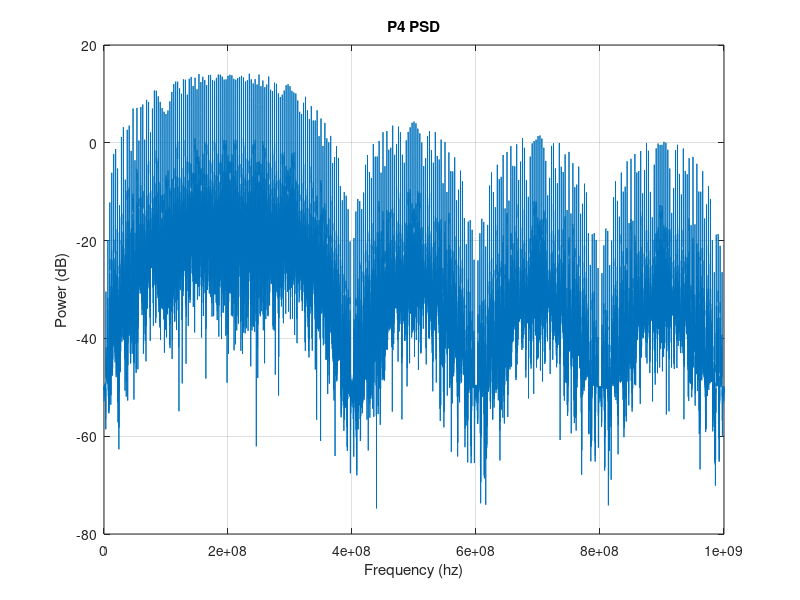
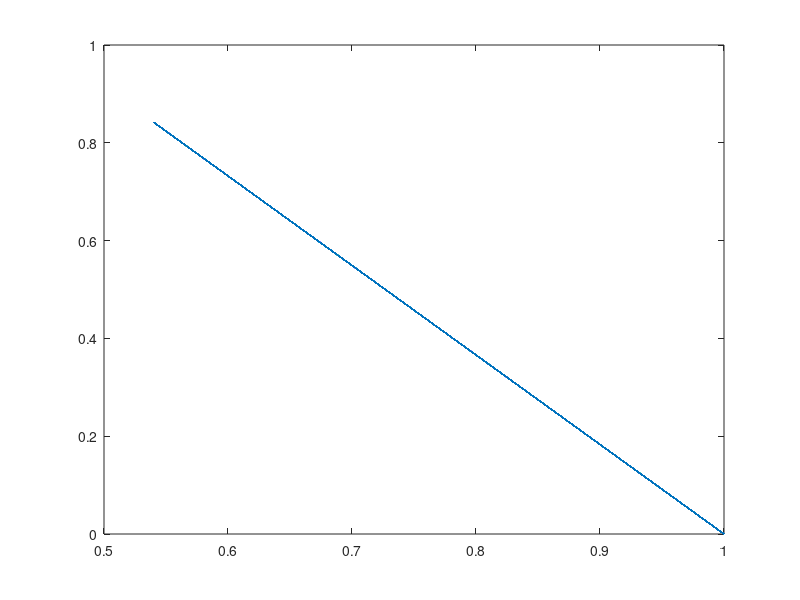
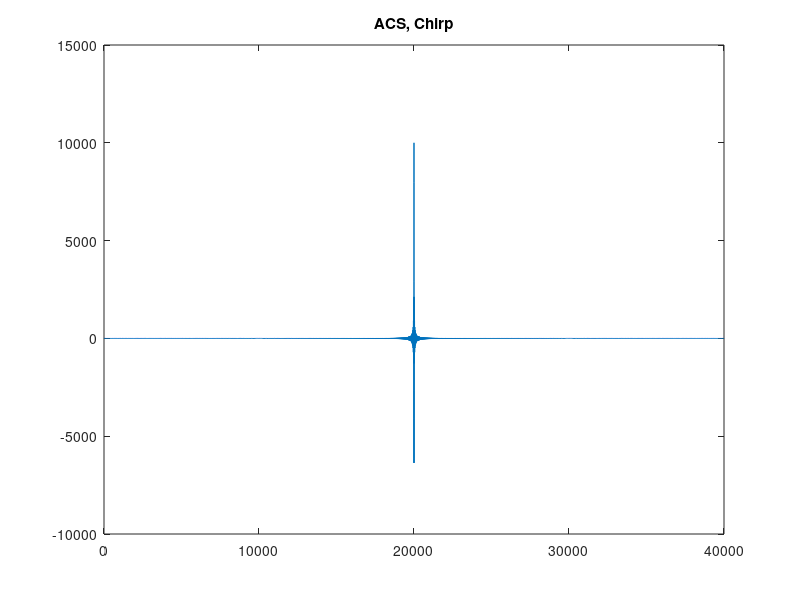
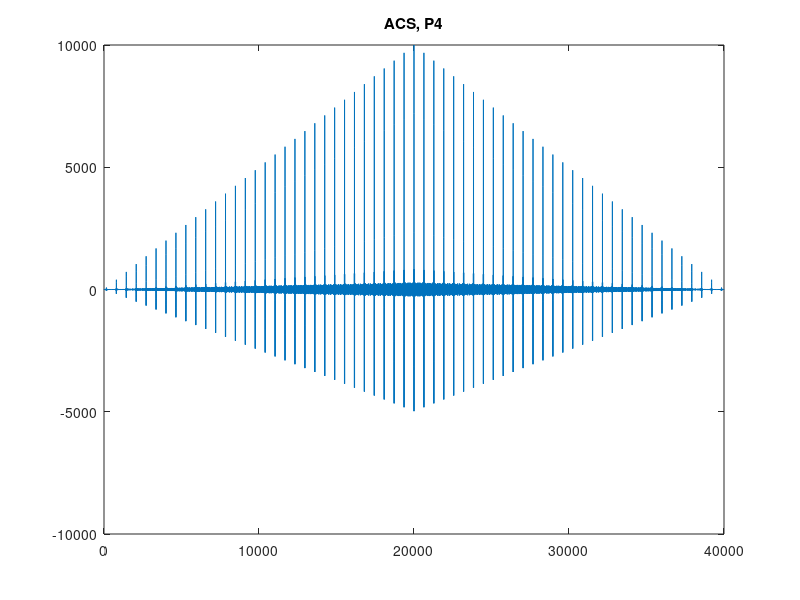

MATLAB code to generate these figures, in order:
% EECS725 Project

clear;
close all;

% Universal constants
c         = 3e8;       % speed of light (m/s)

% Problem constraints
f_start   = 100e6;      % chirp start frequency (hz)
f_end     = 300e6;      % chirp end frequency (hz)
tau       = 10e-6;      % chirp duration (s)
A_t1      = 0.1;        % amplitude of return, target 1
A_t2      = 1.0;        % amplitude of return, target 2
A_t3      = 0.25;       % amplitude of return, target 3
d_t1      = 25;         % delay of return, target 1 (ns)
d_t2      = 150;        % delay of return, target 2 (ns)
d_t3      = 160;        % delay of return, target 3 (ns)
rho       = 64;         % pulse compression ratio

%% Start simulation

% Derived parameters
bw        = f_end - f_start; % bandwidth (hz)
t_b       = 1 / bw;          % chip period (s)
fc        = (f_start + f_end) / 2; % center (carrier) frequency for P4 (hz)

% Simulation parameters
f_samp    = 10;               % samples/chip
t_samp    = t_b / f_samp;    % simulation sampling period (s)

% Generate chirp burst
k = (f_end-f_start) / tau; % chirp rate (hz/s)

t_burst = linspace(0,tau,(tau/t_samp)-1);
s       = cos( 2*pi*(f_start.*t_burst + 0.5*k.*(t_burst.^2)) )';

% Get PSD of chirp
[Pss,w] = periodogram(s); %,ones(8192,1),8192);
f_plot  = w / (2*pi*t_samp);

% Get autocorrelation of chirp
%xc_lfm = xcorr2(s,9000);
xc_lfm = xcorr(s);

% Generate P4 signal (baseband phases)
theta = zeros(rho,1);
theta_abs(1) = 0;
for i=2:rho+1
    theta_abs(i) = pi * ( (((i-1)^2)/rho) - (i-1) );
theta(i-1) = theta_abs(i-1); % - theta_abs(i-1); 
%    theta(i) = 2*pi*i/rho;
end

% Generate P4 signal (passband signal)
s_p4 = zeros(length(t_burst),1);
pn = sign(rand-0.5);
for i=1:length(t_burst)
ss(i) = mod(floor(i/f_samp),rho)+1;
if(i > 1)
    if(ss(i) ~= ss(i-1))
        pn = sign(rand-0.5);
    end
end
%    s_p4_lp(i) = exp( j * theta(mod(floor(i/f_samp),rho)+1) );
%s_p4_lp(i) = 1; % DC test signal
s_p4_lp(i) = exp( j * ((pn+1)/2) );
%    s_p4(i) = real( s_p4_lp(i) * exp( j*2*pi*fc*(i-1)*t_samp ) );
%s_p4(i) = cos( 2*pi*fc*(i-1)*t_samp + (pi*((pn+1)/2)) );
s_p4(i) = cos( 2*pi*fc*(i-1)*t_samp + theta(mod(floor(i/f_samp),rho)+1) );
end

% Get PSD of P4 signal
[Pss_P4,w_P4] = periodogram(s_p4); %,ones(1024,1),1024);
f_plot_P4 = w_P4 / (2*pi*t_samp);

% Get autocorrelation of P4
xc_p4 = xcorr(s_p4);

% Generate composite radar return signal
r = zeros(2*length(s),1);
r_t1 = r;
r_t2 = r;
r_t3 = r;
r_t1(d_t1:length(s)+d_t1-1) = A_t1 * s;
r_t2(d_t2:length(s)+d_t2-1) = A_t2 * s;
r_t3(d_t3:length(s)+d_t3-1) = A_t3 * s;
r = r_t1 + r_t2 + r_t3;

% Multiply transmit and receive signals
mixer_out = s .* r(1:length(s));
mixer_psd_out = zeros(length(s),1);
mixer_psd_out(5000:5000+length(mixer_out)-1) = mixer_out;

% Spectral analysis
[Pmm,w] = periodogram(mixer_psd_out); %,ones(8192,1),8192);
f_mixer_plot = w / (2*pi*t_samp);

%% Plots-----------
%{
figure(1)
plot(f_plot,10*log10(Pss));
title('Chirp PSD');
xlabel('Frequency (hz)');
ylabel('Power (dB)');
axis([50e6 400e6 -40 0]);
grid on;


figure(2)
plot(f_mixer_plot,10*log10(Pmm));
title('Return PSD');
xlabel('Frequency (hz)');
ylabel('Power (dB)');
axis([25e3 10e6 -40 40]);
grid on;
%}

figure(3)
plot(f_plot_P4,10*log10(Pss_P4));
title('P4 PSD');
xlabel('Frequency (hz)');
ylabel('Power (dB)');
%axis([0e6 400e6 -40 30]);
grid on;

figure(4)
plot(s_p4_lp);

figure(5)
plot(xc_lfm);
title('ACS, Chirp');

figure(6)
plot(xc_p4);
title('ACS, P4');